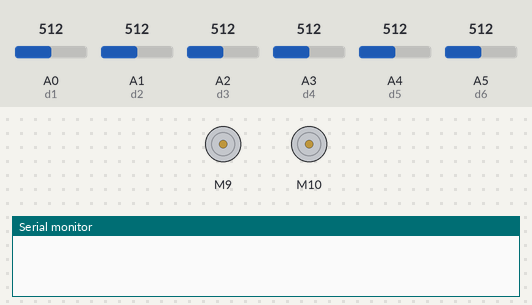
This sketch was run on a simulated Arduino Uno, built with avr-gcc and run on an emulated ATmega328P. Shown: 2 × DC motor (green arrow = forward, orange = backward, longer = faster), the last lines printed to the serial monitor. The inputs (shaded band) are chosen by the test bench; at power-on: A2 (d3) = 512, A3 (d4) = 512, A4 (d5) = 512, A0 (d1) = 512, A1 (d2) = 512, A5 (d6) = 512.

Above: at 2.2 s.
2.3 s: A2 (d3) set to 729
3.8 s: A2 (d3) set to 758
At 5.0 s:
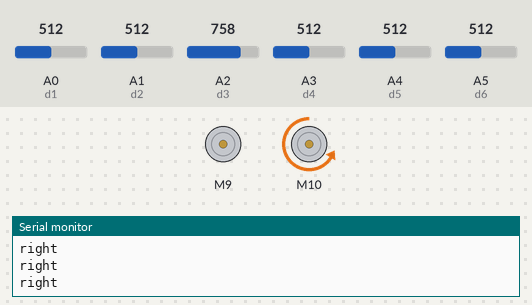
5.3 s: A3 (d4) set to 784
6.8 s: A3 (d4) set to 811
At 7.1 s:
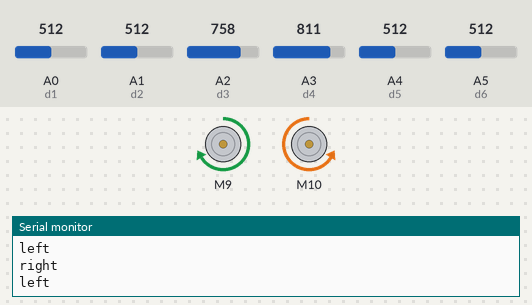
8.3 s: A4 (d5) set to 782
9.8 s: A4 (d5) set to 808
At 10.3 s:
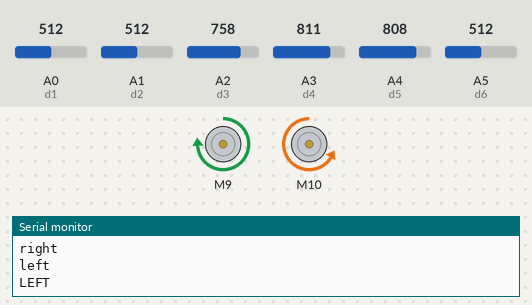
Timing chart, 0 to 12.3 s (numbered marks = the images above; inputs shaded):
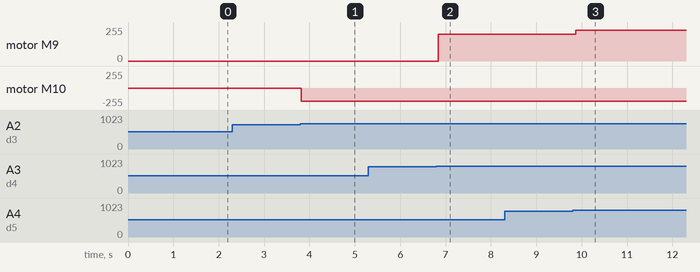

Measured:
- the behaviour switches between 740 and 741 on A2 (d3) (found by bisection; images 0 and 1)
- the behaviour switches between 800 and 801 on A3 (d4) (found by bisection; images 1 and 2)
- after the input at 2.3 s, every drawn part: stays the same
- after the input at 3.8 s, motor M10: stopped → backward 200/255 at once
- after the input at 6.8 s, motor M9: stopped → forward 200/255 at once
- after the input at 9.8 s, motor M9: forward 200/255 → forward 230/255 after 0.06 s

The sketch:

sensor-threshold.ino
```cpp
#include<Arduino.h>
#include<Servo.h>
#include <SparkFun_TB6612.h>

int d1 = A0;
int d2 = A1;
int d3 = A2;
int d4 = A3;
int d5 = A4;
int d6 = A5;


#define AIN1 9
#define BIN1 10
#define AIN2 8
#define BIN2 11
#define PWMA 3
#define PWMB 5
#define STBY 2

const int offsetA = 1;
const int offsetB = -1;

// Initializing motors.  The library will allow you to initialize as many
// motors as you have memory for.  If you are using functions like forward
// that take 2 motors as arguements you can either write new functions or
// call the function more than once.
Motor motorr = Motor(AIN1, AIN2, PWMA, offsetA, STBY); //yellow wire
Motor motorl = Motor(BIN1, BIN2, PWMB, offsetB, STBY);


void setup(){

  pinMode(d1, INPUT);
  pinMode(d2, INPUT);
  pinMode(d3, INPUT);
  pinMode(d4, INPUT);
  pinMode(d5, INPUT);
  pinMode(d6, INPUT);
  Serial.begin(9600);
  delay(1000);

  motorr.drive(0);
  motorl.drive(0);
}

int error = 8;
int baseSpeed = 160;
int kp = 25;

void loop() {

  int values[8] = {0, 0, 0, 0, 0, 0, 0, 0}; // right to left

  if(analogRead(d1) >800){
    values[0] = 1;
    motorl.drive(255);
    Serial.println("RIGHTTTTT");
  }
  if(analogRead(d2) > 800){
    values[1] = 1;
    motorl.drive(230);
    Serial.println("RIGHT");
  }
  if(analogRead(d3) > 740){
    values[2] = 1;
    motorl.drive(200);
    Serial.println("right");
  }
  if(analogRead(d4) > 800){
    values[3] = 1;
    motorr.drive(200);
    Serial.println("left");
  }
  if(analogRead(d5) > 800){
    values[4] = 1;
    motorr.drive(230);
    Serial.println("LEFT");
  }
  if(analogRead(d6) > 800){
    values[5] = 1;
    motorr.drive(255);
    Serial.println("LEFTTTT");

  }
  delay(100);
}
```
